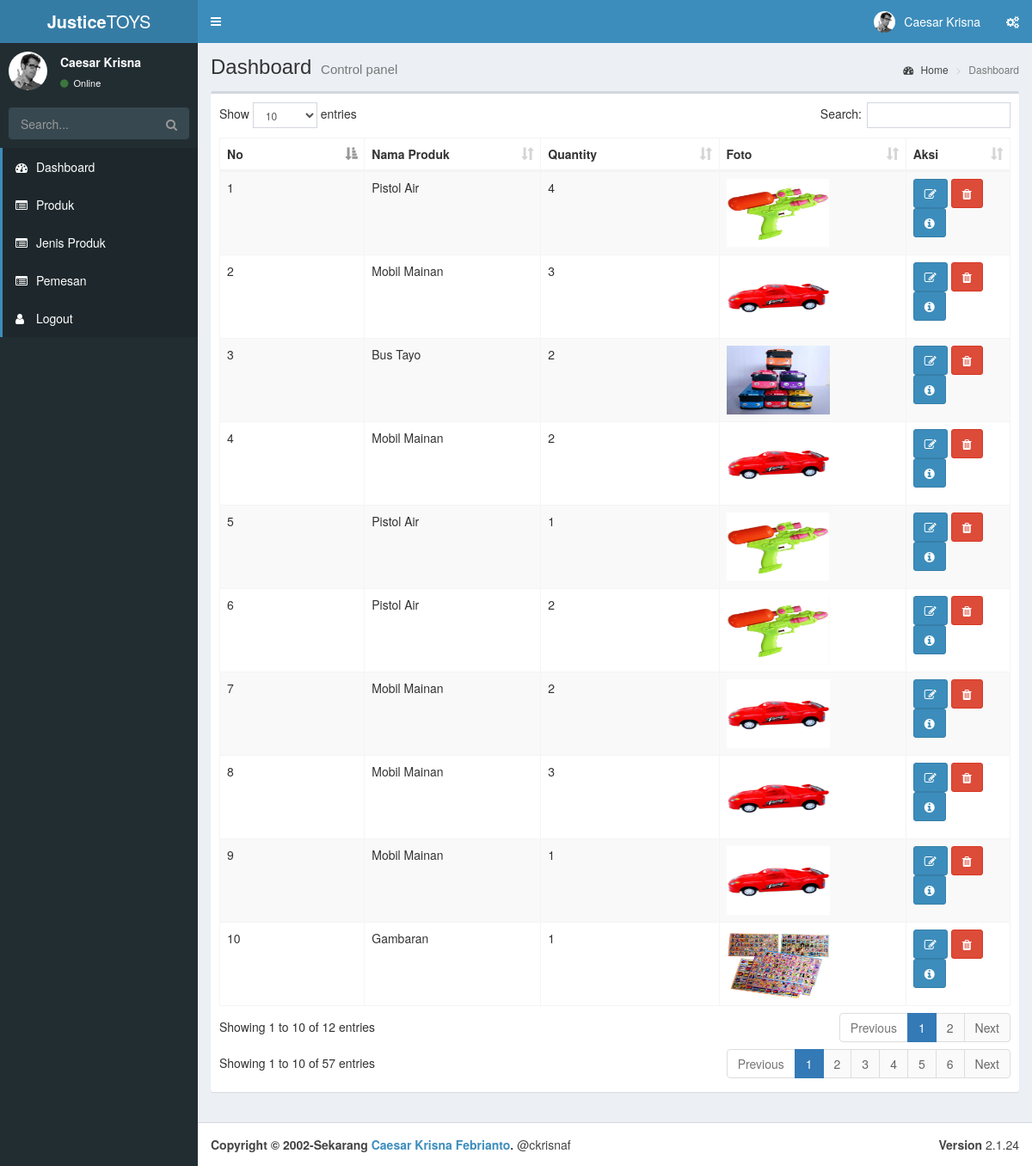
The app's page /Admin/index.php?page/admin=pemesan (signed in) with its own data.
### tables this page shows
CREATE TABLE `pesanan` (
  `id` int(11) NOT NULL AUTO_INCREMENT,
  `nama_produk` varchar(45) NOT NULL,
  `qty` int(11) NOT NULL DEFAULT 1,
  `tanggal` date NOT NULL,
  `total_harga` double NOT NULL,
  `nama_pemesan` varchar(45) NOT NULL,
  `alamat_pemesan` varchar(45) NOT NULL,
  `id_produk` int(11) DEFAULT NULL,
  PRIMARY KEY (`id`)
);

CREATE TABLE `produk` (
  `id` int(11) NOT NULL AUTO_INCREMENT,
  `kode` varchar(45) DEFAULT NULL,
  `nama` varchar(45) NOT NULL,
  `harga` double NOT NULL,
  `stok` int(11) NOT NULL,
  `jenis_produk_id` int(11) DEFAULT NULL,
  `foto` varchar(200) DEFAULT NULL,
  PRIMARY KEY (`id`),
  UNIQUE KEY `id_UNIQUE` (`id`)
);

### Admin/content/admin/pemesan/index.php (the view, shortened to what this page needs)
<?php
require_once '../koneksi.php';
$sql = "SELECT p.id, p.nama_produk,p.qty ,p.total_harga, p.nama_pemesan, p.alamat_pemesan, j.foto as foto_produk
FROM pesanan p left join produk j ON j.id = p.id_produk";
$rs = $dbh->query($sql);
?>
<div class="row">
    <div class="col-md-12">
        <div class="box">
            <div class="box-body">
                <div id="example1_wrapper" class="dataTables_wrapper form-inline dt-bootstrap">
                    <div class="row">
                        <div class="col-sm-12">
                            <table id="example1" class="table table-bordered table-striped dataTable" role="grid" aria-describedby="example1_info">
                                <thead>
                                    <tr role="row">
                                        <th class="sorting_asc" tabindex="0" aria-controls="example1" rowspan="1" colspan="1" aria-sort="ascending" aria-label="Rendering engine: activate to sort column descending" style="width: 165.083px;">No</th>
                                        <th class="sorting" tabindex="0" aria-controls="example1" rowspan="1" colspan="1" aria-label="Browser: activate to sort column ascending" style="width: 204.25px;">Nama Produk</th>
                                        <th class="sorting" tabindex="0" aria-controls="example1" rowspan="1" colspan="1" aria-label="Browser: activate to sort column ascending" style="width: 204.25px;">Quantity</th>
                                        <th class="sorting" tabindex="0" aria-controls="example1" rowspan="1" colspan="1" aria-label="Browser: activate to sort column ascending" style="width: 204.25px;">Foto</th>
                                        <th class="sorting" tabindex="0" aria-controls="example1" rowspan="1" colspan="1" aria-label="CSS grade: activate to sort column ascending" style="width: 99.2917px;">Aksi</th>
                                    </tr>
                                </thead>
                                <tbody>
                                    <?php
                                    $nomor = 1;
                                    foreach ($rs as $r) {
                                    ?>
                                        <tr role="row" class="odd">
                                            <td class="sorting_1"><?= $nomor; ?></td>
                                            <td><?= $r['nama_produk']; ?></td>
                                            <td><?= $r['qty']; ?></td>
                                            <td><?= "<img src='content/admin/produk/$r[foto_produk]' width='120' height='80' />"; ?></td>
                                            <td>
                                                <a class="btn btn-primary" href="index.php?page/admin=edit_jenis_produk&id=<?= $r['id']; ?>"><span class="fa fa-edit" title="edit"></span></a>
                                                <a onclick="return confirm('Apakah yakin data akan di hapus?')" href="content/admin/pemesan/delete.php?id=<?php echo $r['id']; ?>" class="btn btn-danger btn-md"><span class="fa fa-trash"></span></a>
                                                <a class="btn btn-primary" href="index.php?page/admin=detail_pemesan&id=<?= $r['id'] ?>"><span class="fa fa-info-circle" title="detail"></span></a>
                                            </td>
                                        </tr>
                                    <?php $nomor++;
                                    }
                                    ?>
                                </tbody>
                            </table>
                        </div>
                    </div>
                    <div class=" row">
                        <div class="col-sm-5">
                            <div class="dataTables_info" id="example1_info" role="status" aria-live="polite">Showing 1 to 10 of 57 entries</div>
                        </div>
                        <div class="col-sm-7">
                            <div class="dataTables_paginate paging_simple_numbers" id="example1_paginate">
                                <ul class="pagination">
                                    <li class="paginate_button previous disabled" id="example1_previous"><a href="#" aria-controls="example1" data-dt-idx="0" tabindex="0">Previous</a></li>
                                    <li class="paginate_button active"><a href="#" aria-controls="example1" data-dt-idx="1" tabindex="0">1</a></li>
                                    <li class="paginate_button "><a href="#" aria-controls="example1" data-dt-idx="2" tabindex="0">2</a></li>
                                    <li class="paginate_button "><a href="#" aria-controls="example1" data-dt-idx="3" tabindex="0">3</a></li>
                                    <li class="paginate_button "><a href="#" aria-controls="example1" data-dt-idx="4" tabindex="0">4</a></li>
                                    <li class="paginate_button "><a href="#" aria-controls="example1" data-dt-idx="5" tabindex="0">5</a></li>
                                    <li class="paginate_button "><a href="#" aria-controls="example1" data-dt-idx="6" tabindex="0">6</a></li>
                                    <li class="paginate_button next" id="example1_next"><a href="#" aria-controls="example1" data-dt-idx="7" tabindex="0">Next</a></li>
                                </ul>
                            </div>
                        </div>
                    </div>
                </div>
            </div>
        </div>
    </div>
</div>

### records on screen
pesanan: nama_produk "Pistol Air", qty "4", id_produk.foto (picture)
pesanan: nama_produk "Mobil Mainan", qty "3", id_produk.foto (picture)
pesanan: nama_produk "Bus Tayo", qty "2", id_produk.foto (picture)
pesanan: nama_produk "Mobil Mainan", qty "2", id_produk.foto (picture)
pesanan: nama_produk "Pistol Air", qty "1", id_produk.foto (picture)
pesanan: nama_produk "Pistol Air", qty "2", id_produk.foto (picture)
pesanan: nama_produk "Mobil Mainan", qty "2", id_produk.foto (picture)
pesanan: nama_produk "Mobil Mainan", qty "3", id_produk.foto (picture)
pesanan: nama_produk "Mobil Mainan", qty "1", id_produk.foto (picture)
pesanan: nama_produk "Gambaran", qty "1", id_produk.foto (picture)

### other values on screen
$title "Dashboard"
$title "Produk"
$title "Jenis Produk"
$title "Pemesan"
$title "Logout"
